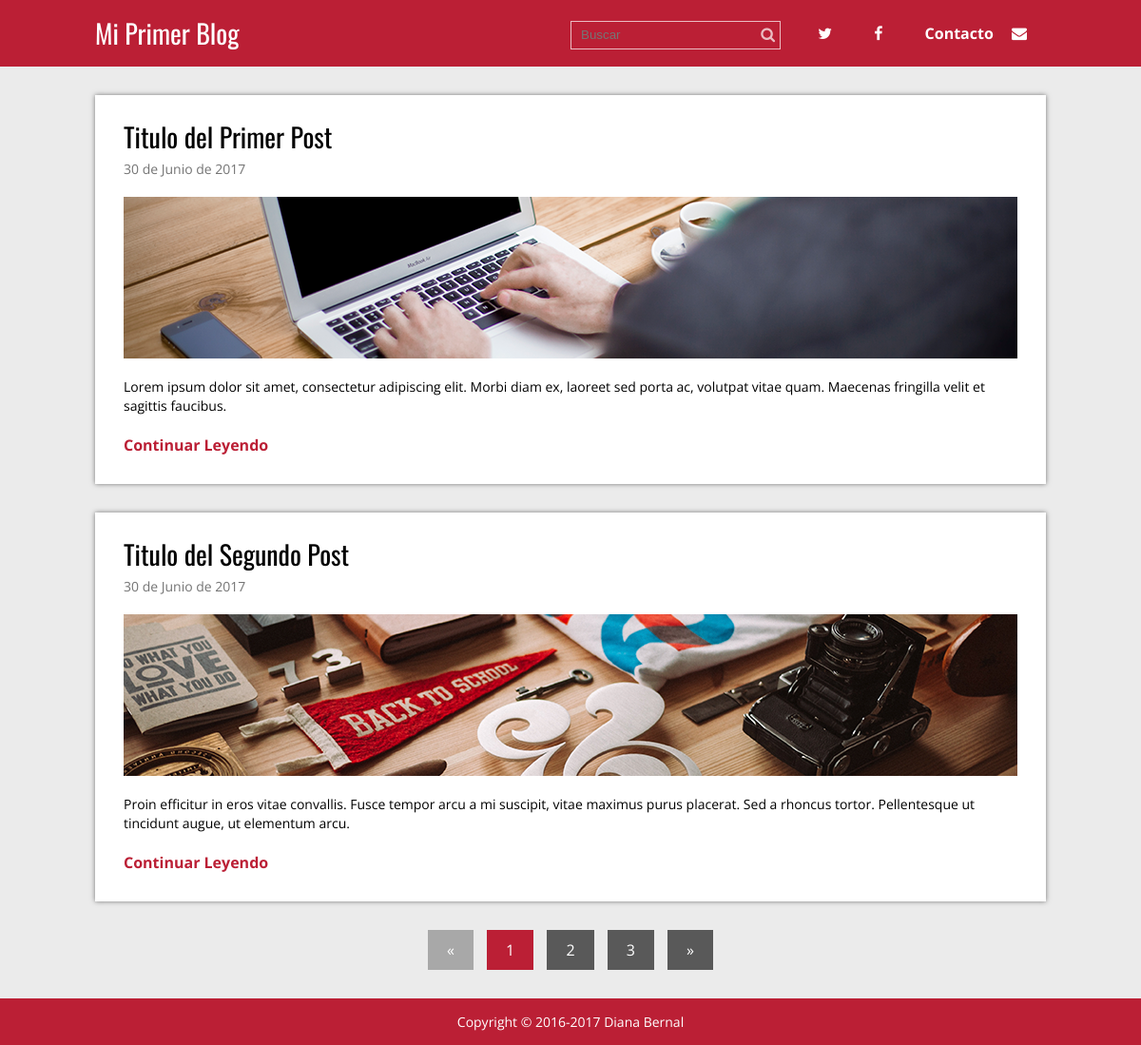
The page / on the database its author committed.
### tables this page shows
CREATE TABLE `articulos` (
  `id` int(11) NOT NULL,
  `titulo` varchar(200) NOT NULL,
  `fragmento` varchar(200) NOT NULL,
  `fecha` timestamp NOT NULL DEFAULT CURRENT_TIMESTAMP,
  `texto` text NOT NULL,
  `thumb` varchar(100) NOT NULL
);

### index.php (called while the page is built, shortened)
<?php
	require 'Admin/config.php';
	require 'functions.php';
	$conexion = conexion($bdConfig);
	$posts = getPosts($blogConfig['postPorPagina'],$conexion);
	require 'Views/index.view.php';
?>

### Admin/config.php (called while the page is built, shortened)
<?php
	$blogConfig = array('postPorPagina' => '2', 'carpetaImagenes' => 'Imagenes/');
?>

### functions.php (called while the page is built, shortened)
<?php
	function paginaActual(){
		return isset($_GET['p']) ? (int)$_GET['p'] : 1;
	}
	function getPosts($postPorPagina,$conexion){
		$inicio = (paginaActual() > 1) ? (paginaActual() * $postPorPagina - $postPorPagina) : 0;
		$statement = $conexion->prepare("SELECT SQL_CALC_FOUND_ROWS * FROM articulos LIMIT $inicio, $postPorPagina");
		$statement->execute();
		return $statement->fetchAll();
	}
	function totalPaginas($postPorPagina, $conexion){
		$totalPost = $conexion->prepare("SELECT FOUND_ROWS() AS total");
		$totalPost->execute();
		$totalPost = $totalPost->fetch()['total'];
		$numeroPaginas = ceil($totalPost / $postPorPagina);
		return $numeroPaginas;
	}
	function fecha($fecha){
		$timeStamp = strtotime($fecha);
		$meses = ['Enero','Febrero','Marzo','Abril','Mayo','Junio','Julio','Agosto','Septiembre','Octubre','Noviembre','Diciembre'];
		$dia = date('d',$timeStamp);
		$mes = date('m',$timeStamp) - 1;
		$year = date('Y',$timeStamp);
		$fecha = "$dia de " . $meses[$mes] . ' de ' . $year;
		return $fecha;
	}
?>

### Views/index.view.php (the view)
<?php require 'header.php'; ?>
	<div class="contenedor">
		<?php foreach ($posts as $post): ?>
			<div class="post">
				<article>
					<h2 class="titulo"><a href="single.php?id=<?php echo $post['id']; ?>"> <?php echo $post['titulo']; ?> </a></h2>
					<p class="fecha"> <?php echo fecha($post['fecha']); ?> </p>
					<div class="thumb">
						<a href="single.php?id=<?php echo $post['id']; ?>">
							<img src="<?php echo RUTA ;?>/Imagenes/<?php echo $post['thumb']; ?>" alt="">
						</a>
					</div>
					<p class="extracto"> <?php echo $post['fragmento']; ?></p>
					<a href="single.php?id=<?php echo $post['id']; ?>" class="continuar">Continuar Leyendo</a>
				</article>
			</div>
		<?php endforeach ?>
		<?php require 'paginacion.php'; ?>
	</div>
<?php require 'footer.php'; ?>

### Views/header.php (shortened to what this page needs)
<!DOCTYPE html>
<html lang="en">
<head>
	<link rel="stylesheet" href="<?php echo RUTA; ?>CSS/font-awesome-4.7.0/css/font-awesome.min.css">
	<link rel="stylesheet" href="<?php echo RUTA; ?>CSS/estilos.css">
</head>
<body>
	<header>
		<div class="contenedor">
			<div class="logo izquierda">
				<p><a href="<?php echo RUTA; ?>"> Mi Primer Blog </a></p>
			</div>
			<div class="derecha">
				<form name="busqueda" class="buscar" action="<?php echo RUTA; ?>/buscar.php" method="get">
					<input type="text" name="busqueda" placeholder="Buscar"><button type="submit" class="icono fa fa-search"></button>
				</form>
				<nav class="menu">
					<ul>
						<li><a href="#"><i class="fa fa-twitter"></i></a></li>
						<li><a href="#"><i class="fa fa-facebook"></i></a></li>
						<li><a href=""> Contacto <i class="icono fa fa-envelope"></i></a></li>
					</ul>
				</nav>
			</div>
		</div>
	</header>

### paginacion.php
<?php $numeroPaginas = totalPaginas($blogConfig['postPorPagina'], $conexion);?>
<section class="paginacion">
	<ul>
		<?php if (paginaActual() === 1): ?>
			<li class="disabled"> &laquo; </li>
		<?php else: ?>
			<li><a href="index.php?p=<?php echo paginaActual() - 1; ?>"> &laquo;  </a></li>
		<?php endif ?>
		<?php for($i=1; $i<=$numeroPaginas; $i++): ?>
			<?php if (paginaActual() === $i): ?>
				<li class="active">
					<?php echo $i; ?>
				</li>
			<?php else: ?>
				<li>
					<a href="index.php?p=<?php echo $i; ?>"> <?php echo $i; ?> </a>
				</li>
			<?php endif; ?>
		<?php endfor; ?>
		<?php if (paginaActual() == $numeroPaginas): ?>
			<li class="disabled"> &raquo; </li>
		<?php else: ?>
			<li><a href="index.php?p=<?php echo paginaActual() + 1; ?>"> &raquo;  </a></li>
		<?php endif ?>
	</ul>
</section>

### Views/footer.php
<footer>
	<p class="copyright"> Copyright &copy; 2016-2017 Diana Bernal</p>
</footer>

### CSS/estilos.css (style rules this page uses)
* { margin: 0; padding: 0; -webkit-box-sizing: border-box; -moz-box-sizing: border-box; box-sizing: border-box; }
body { font-size: 16px; font-family: 'Open Sans', sans-serif; background: #ebebeb; }
h1, h2, h3, h4, h5, h6 { font-family: "Oswald", Arial, Sans-serif; font-weight: normal; }
a { text-decoration: none; color:#BB1F35; }
.contenedor { max-width: 1000px; width: 90%; margin: auto; }
.izquierda { float: left; }
.derecha { float: right; }
header { color:#fff; margin-bottom: 30px; background: #BB1F35; }
header .contenedor { overflow: hidden; }
header .logo { max-width: 300px; }
header .logo a { color: #fff; font-family: "Oswald", Arial, Sans-serif; font-size: 28px; line-height: 70px; }
header .buscar { display: inline-block; position: relative; margin-right: 15px; }
header .buscar input[type="text"] { background: none; border:1px solid rgba(255,255,255,.7); color:rgba(255,255,255,.7); height: 30px; padding: 0 10px; padding-right: 32px; }
header .buscar .icono { color:rgba(255,255,255,.7); position: absolute; right: 0; background: none; border:none; cursor:pointer; padding: 6px; font-size: 16px; line-height: 16px; }
header .menu { display: inline-block; }
header .menu ul { list-style: none; }
header .menu ul li { display: inline-block; line-height: 70px; }
header .menu ul li a { color: #fff; display: block; padding: 0px 20px; font-weight: bold; }
header .menu ul li a .icono { margin-left: 15px; }
.post { width: 100%; background: #fff; box-shadow: 0px 0px 5px rgba(0,0,0, .5); margin-bottom: 30px; padding: 30px; }
.post article .titulo { font-family: "Oswald", Arial, Sans-serif; font-size: 28px; font-weight: normal; line-height: 28px; margin-bottom: 10px; }
.post article .titulo a { color:#000; }
.post article .fecha { color:#747474; font-size: 14px; margin-bottom: 20px; }
.post article .thumb { margin-bottom: 20px; }
.post article .thumb img { vertical-align: top; width: 100%; }
.post article .extracto { font-size: 14px; line-height: 20px; margin-bottom: 20px; }
.post article .continuar { color:#BB1F35; font-weight: bold; }
footer { background: #BB1F35; color: #fff; }
footer .copyright { text-align: center; font-size: 14px; padding: 15px 0; }
.paginacion { margin-bottom: 30px; }
.paginacion ul { list-style: none; text-align: center; }
.paginacion ul li { display: inline-block; margin:0 5px; color:#fff; }
.paginacion ul li a { display: block; padding:10px 20px; background: #595959; color:#fff; }
.paginacion ul .active { background: #BB1F35; padding:10px 20px; }
.paginacion ul .disabled { background: #a8a8a8; padding:10px 20px; cursor: not-allowed; }

### rows shown on the page
articulos: titulo "Titulo del Primer Post", fecha "30 de Junio de 2017", thumb (picture), fragmento "Lorem ipsum dolor sit amet, consectetur adipiscing elit. Morbi diam ex, laoreet sed porta ac, volutpat vitae quam. Maecenas fringilla velit et sagittis faucibus."
articulos: titulo "Titulo del Segundo Post", fecha "30 de Junio de 2017", thumb (picture), fragmento "Proin efficitur in eros vitae convallis. Fusce tempor arcu a mi suscipit, vitae maximus purus placerat. Sed a rhoncus tortor. Pellentesque ut tincidunt augue, ut elementum arcu."
